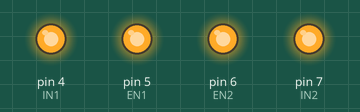
Simulated run of this sketch. Board: Arduino Uno, built with avr-gcc and run on an emulated ATmega328P. On the bench: output pins drawn as LEDs (lit = HIGH).

Above: at 0.7 s.
At 2.2 s:
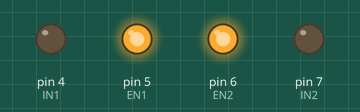
At 3.7 s:
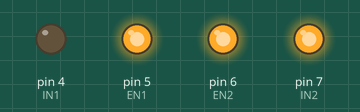
At 5.2 s:
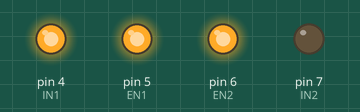
Timing chart, 0 to 6.9 s (numbered marks = the images above):
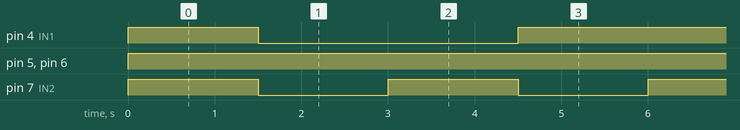

The sketch:

s5.4_cart_test.ino
```cpp
#define EN1 5
#define IN1 4
#define EN2 6
#define IN2 7

void setup() {
  pinMode(EN1, OUTPUT);
  pinMode(IN1, OUTPUT);
  pinMode(IN2, OUTPUT);
  pinMode(EN2, OUTPUT);
}

void loop() {
  //скорости в этом примере заданы единственный раз
  analogWrite(EN1, 255);
  analogWrite(EN2, 255);

  //комбинации сигналов,
  //определяющих направление,
  //меняются каждые 1,5 секунды

  digitalWrite(IN1, HIGH);
  digitalWrite(IN2, HIGH);

  delay(1500);

  digitalWrite(IN1, LOW);
  digitalWrite(IN2, LOW);

  delay(1500);

  digitalWrite(IN1, LOW);
  digitalWrite(IN2, HIGH);

  delay(1500);

  digitalWrite(IN1, HIGH);
  digitalWrite(IN2, LOW);

  delay(1500);


}
```

Measured:
- by itself, pin 4 (IN1): repeats every 6.0 s: LOW 3.0 s, HIGH 3.0 s
- by itself, pin 5 (EN1), pin 6 (EN2): LOW → HIGH at 0.00 s
- by itself, pin 7 (IN2): alternates HIGH for 1.5 s and LOW for 1.5 s
